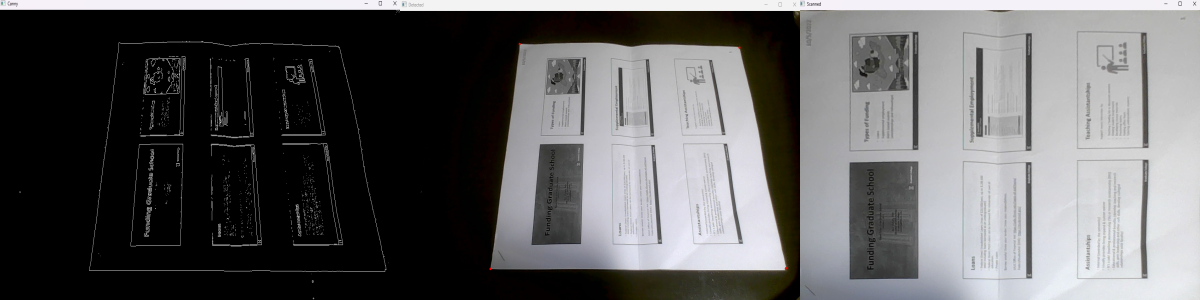
#> input picture OpenCV/file_scanning_project/concate.png, 1200 x 300 px, given in place of the camera
$ python file_scanning.py
#> lines starting #> are read from the running program, lines starting #| are printed output that depends on the picture; after the words box and inside, x2 and y2 are one past the last pixel; in counts of white or black regions, pixels touching at a corner belong together
import cv2 as cv
import numpy as np

# Displayed image size according to the resolution of computer's webcam
# Change the image size for different cameras
img_width = 1280
img_height = 720

# read frames from webcam
cap = cv.VideoCapture(0)
cap.set(3, img_width)
cap.set(4, img_height)


def preprocess_frame(img):
    '''
    Input: img - frame (original image)
    Output: img_canny - canny edges image

    Prepare the canny edges before finding contours
    '''
    img_gray = cv.cvtColor(img, cv.COLOR_BGR2GRAY)
    img_blur = cv.GaussianBlur(img_gray, (5, 5), cv.BORDER_DEFAULT)
    img_canny = cv.Canny(img_gray, 200, 200)
    return img_canny


def get_contours(img):
    '''
    Input: img - canny edges image
    Output: biggest_contour - the contour with 4 vertices (the file)

    1. Detect contours
    2. Find the contour with the greatest area and with exactly 4 vertices
    3. Approximate the contour shape using approxPolyDP to make the borders smoothier
    4. Draw the contour with the biggest area on the original image
    '''
    contours, hierarchies = cv.findContours(img, cv.RETR_LIST, cv.CHAIN_APPROX_SIMPLE)
    max_area = 0
    biggest_contour = np.array([])
    for contour in contours:
        area = cv.contourArea(contour)
        if area > 5000:
            contour_peri = cv.arcLength(contour, True)
            approx = cv.approxPolyDP(contour, 0.02 * contour_peri, True)
            if area > max_area and len(approx) == 4:
                max_area = area
                biggest_contour = approx

    cv.drawContours(img_copy, biggest_contour, -1, (0, 0, 255), thickness=5)
    return biggest_contour


def reorder_points(biggest_contour):
    '''
    Input: biggest_contour - the detected contour of the file

    To have the 'getPerspectiveTransform' function to work, the order of the points in 'points1' needs to be the same order as 'points2'.
    This function reorders points in 'biggest_contour'.
    '''
    biggest_contour_reordered = np.zeros((4, 2))
    biggest_contour = np.reshape(biggest_contour, (4, 2))
    # get the upper left and bottom right points
    biggest_contour_reordered[0] = biggest_contour[np.argmin(biggest_contour.sum(axis=1))]
    biggest_contour_reordered[3] = biggest_contour[np.argmax(biggest_contour.sum(axis=1))]
    # get the upper right and bottom left points
    biggest_contour_reordered[1] = biggest_contour[np.argmin(np.diff(biggest_contour, axis=1))]
    biggest_contour_reordered[2] = biggest_contour[np.argmax(np.diff(biggest_contour, axis=1))]

    return biggest_contour_reordered


def warp_perspective(img, biggest_contour):
    '''
    Inputs:
        > img - frame (original image)
        > biggest - the detected contour of the file
    Output: result - the resulting warp perspective image of the file

    Use the detected contour information to form a warp view of the file
    '''
    reordered_contour = reorder_points(biggest_contour)
    points1 = np.float32(reordered_contour)
    points2 = np.float32([[0, 0], [img_width, 0], [0, img_height], [img_width, img_height]])
    matrix = cv.getPerspectiveTransform(points1, points2)
    result = cv.warpPerspective(img, matrix, (1280, 720))

    return result


# display the webcam
while True:
    # read and resize each frame
    isTrue, frame = cap.read()
#> frame is the input picture: shape (300, 1200, 3); mean B, G, R 96.4, 95.7, 96.1
    frame = cv.resize(frame, (img_width, img_height))
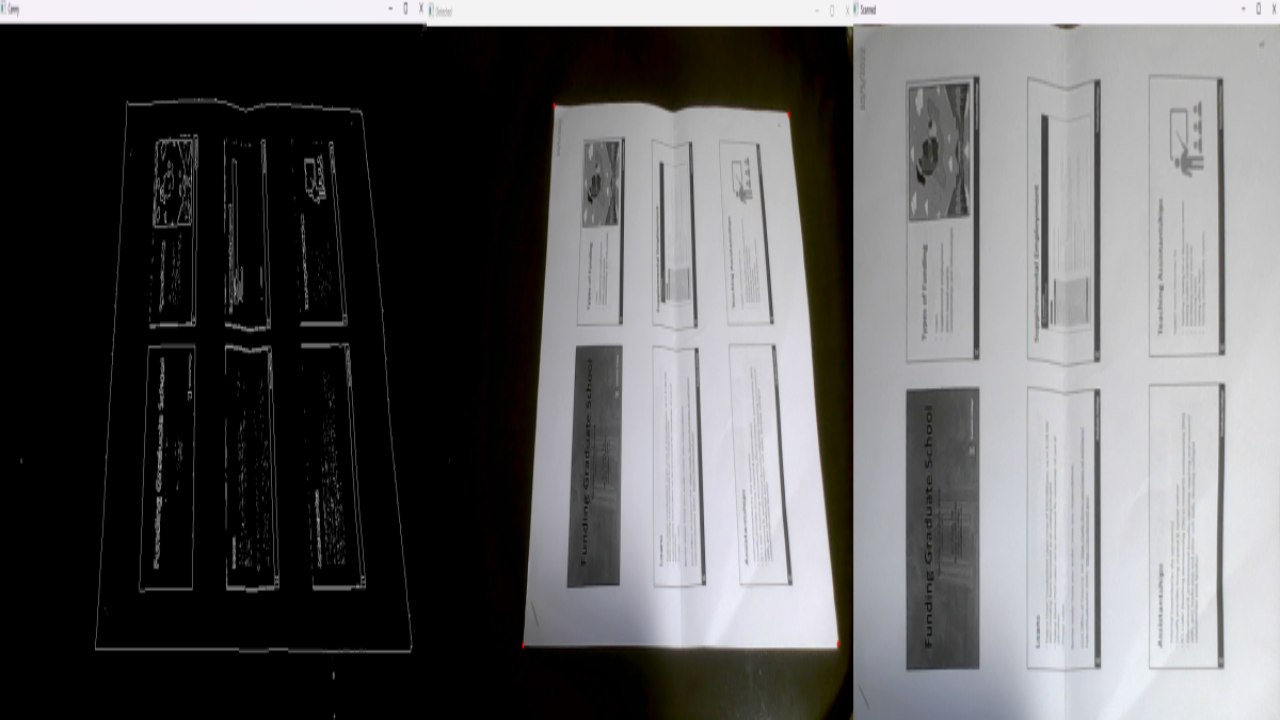
#> frame: shape (720, 1280, 3); mean B, G, R 96.3, 95.7, 96
    img_copy = frame.copy()

    # detect contours and get warp view
    img_canny = preprocess_frame(frame)
#> in preprocess_frame, `img_blur = cv.GaussianBlur(img_gray, (5, 5), cv.BORDER_DEFAULT)`:
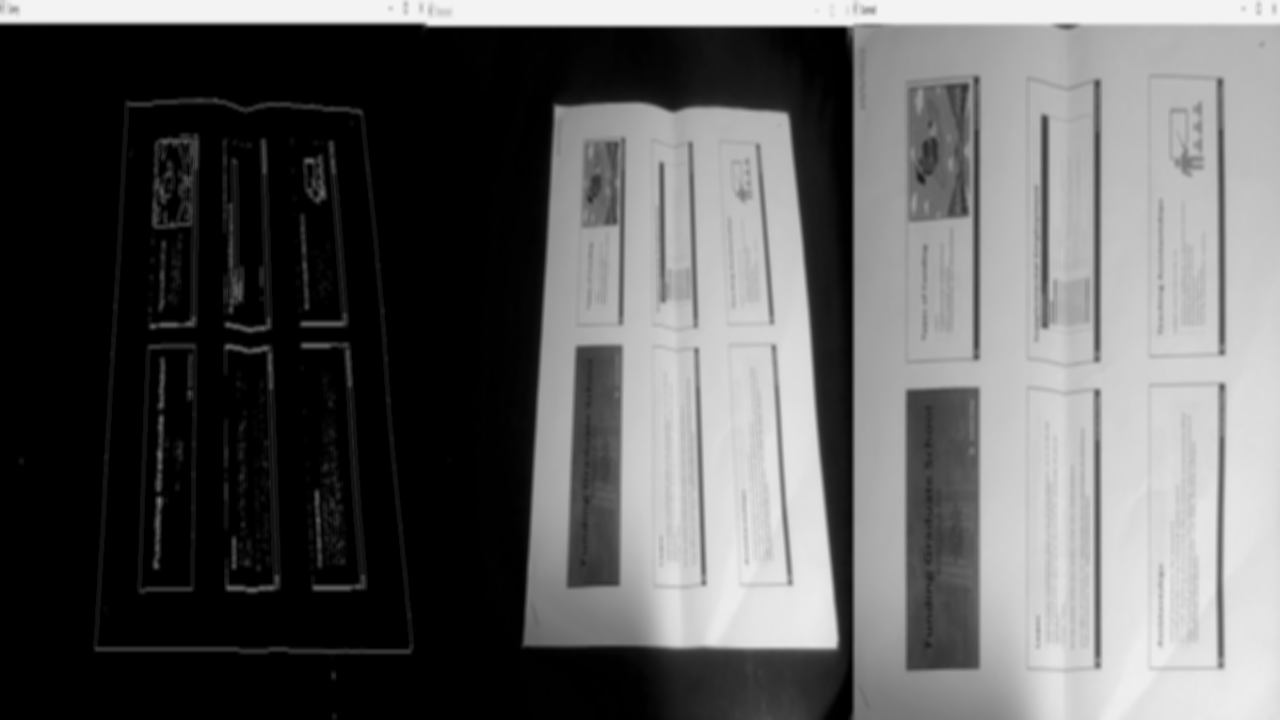
#> img_blur: shape (720, 1280); min 0, max 243, mean 95.8
#> in preprocess_frame, `img_canny = cv.Canny(img_gray, 200, 200)`:
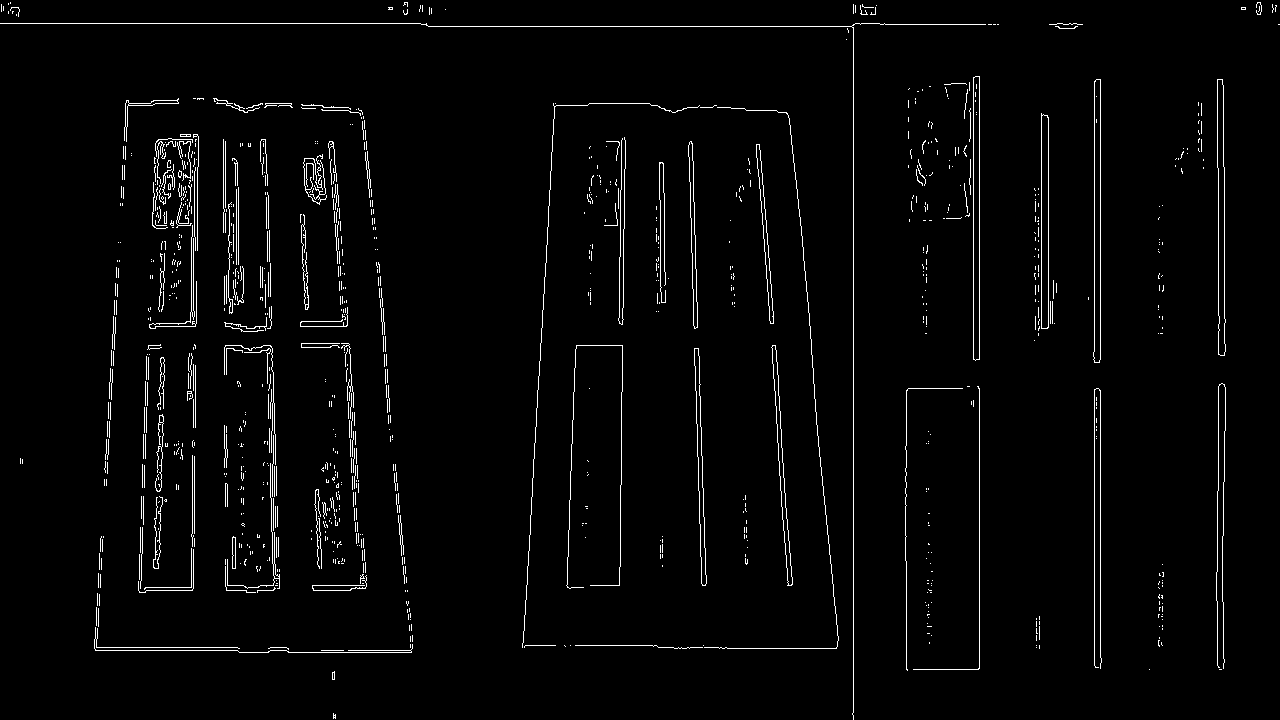
#> img_canny: shape (720, 1280); 2.5% white in thin lines or dots
    biggest_contour = get_contours(img_canny)
#> in get_contours, `contours, hierarchies = cv.findContours(img, cv.RETR_LIST, cv.CHAIN_AP..`: contours = 1042 contours, 1004 with area under 20; largest, box (x1, y1, x2, y2) and area: (1093, 79, 1101, 363) 1700, (973, 76, 980, 361) 1698, (1093, 79, 1101, 363) 1697, (973, 76, 980, 361) 1696, (1217, 79, 1226, 356) 1652
#> the loop in get_contours, `for contour in contours:` made 1042 passes
#> (contour, area) on passes 1, 5, 6: ([[333, 716], [334, 715], [335, 716], [334, 717]], 2), ([[1219, 669], [1221, 669]], 0), ([[1149, 669]], 0)
#> after the loop in get_contours, `for contour in contours:`: biggest_contour = empty array; max_area = 0
#> biggest_contour = empty array
    cv.imshow('Original', frame)
    cv.imshow('Canny', img_canny)
    cv.imshow('Detected', img_copy)
    if len(biggest_contour) != 0:
        result = warp_perspective(frame, biggest_contour)
        cv.imshow('Scanned', result)

    # close the window when the key 'q' is pressed
    if cv.waitKey(1) == ord('q'):
#> (key q is pressed here)
        break

# release the capture
cap.release()
cv.destroyAllWindows()

$ run again, on OpenCV/file_scanning_project/scanned.png
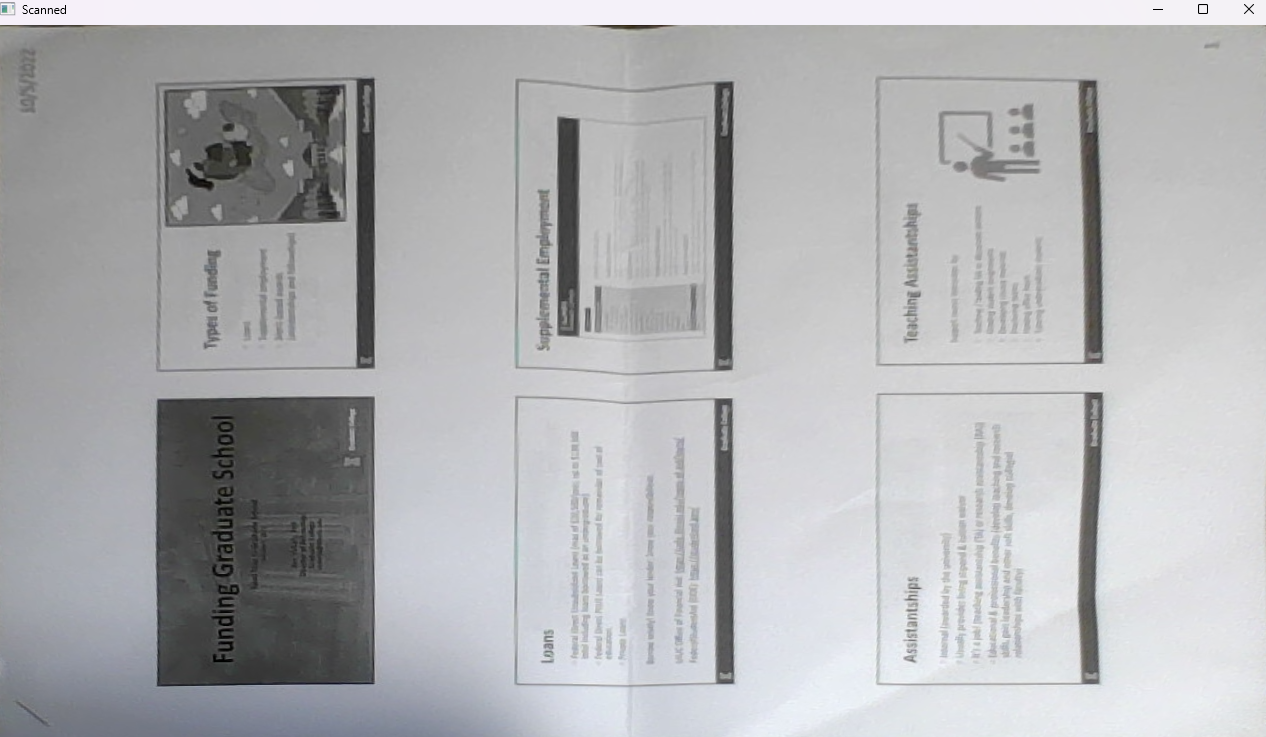
#> input picture OpenCV/file_scanning_project/scanned.png, 1266 x 737 px, given in place of the camera
#> frame is the input picture: shape (737, 1266, 3); mean B, G, R 180, 177.8, 177
#> frame: shape (720, 1280, 3)
#> in preprocess_frame, `img_canny = cv.Canny(img_gray, 200, 200)`:
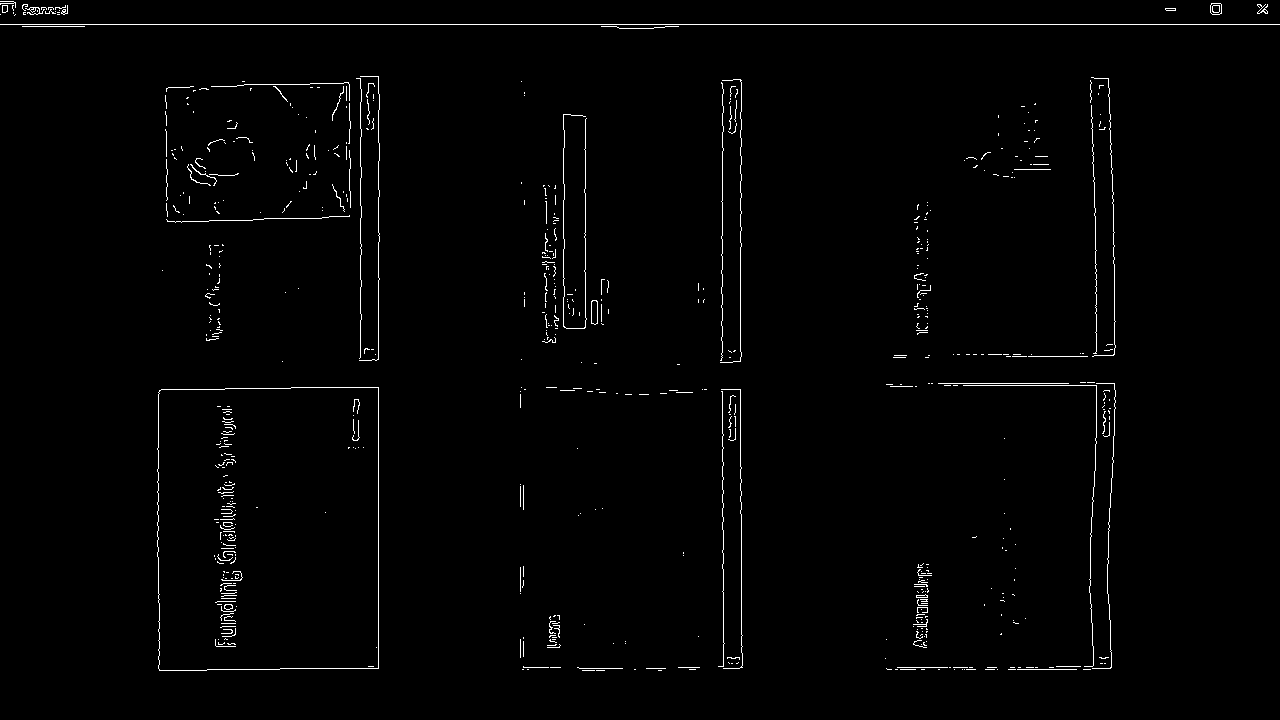
#> img_canny: shape (720, 1280); 1.3% white in thin lines or dots
#> contours = 685 contours, 669 with area under 20; largest, box (x1, y1, x2, y2) and area: (157, 387, 379, 671) 61770, (157, 387, 379, 671) 61768, (591, 300, 598, 325) 139, (591, 300, 598, 325) 135, (1210, 3, 1222, 15) 116
#> the loop in get_contours, `for contour in contours:` made 685 passes
#> (area, contour_peri, max_area, biggest_contour) on passes 303, 306: (61767.5, 1015.3, 61767.5, [[377, 387], [378, 667], [160, 670], [158, 392]]), (61769.5, 1017.6, 61769.5, [[378, 387], [159, 390], [159, 670], [378, 668]])
#> after the loop in get_contours, `for contour in contours:`: max_area = 61769.5
#> img_copy: shape (720, 1280, 3); mean B, G, R 179.9, 177.7, 176.9
#> `biggest_contour = get_contours(img_canny)`: biggest_contour = [[378, 387], [159, 390], [159, 670], [378, 668]]
#> reordered_contour = [[159, 390], [378, 387], [159, 670], [378, 668]]
#> matrix = [[5.88, 2.77e-17, -935.1], [0.0353, 2.58, -1011.1], [1.64e-05, 1.59e-19, 1]]
#> in warp_perspective, `result = cv.warpPerspective(img, matrix, (1280, 720))`:
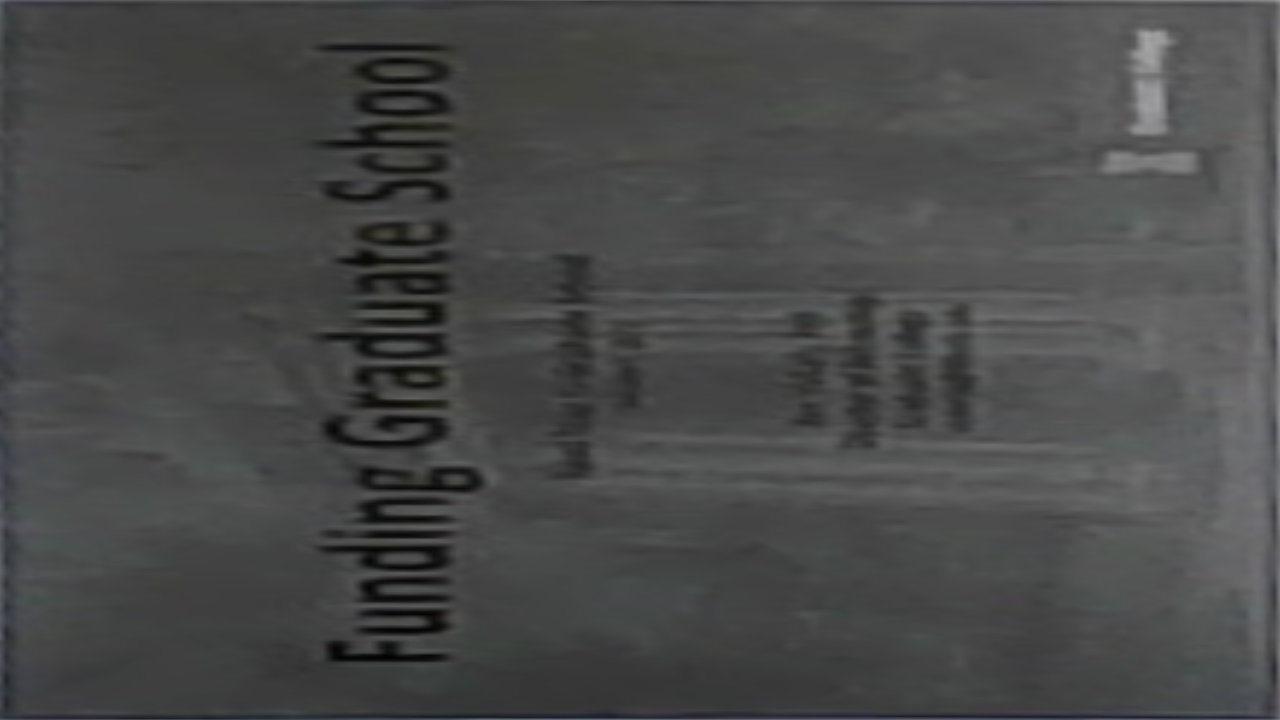
#> result: shape (720, 1280, 3); mean B, G, R 73.3, 73.5, 72.8
